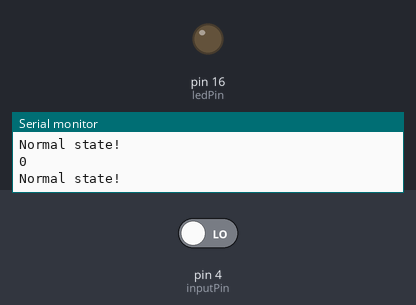
A sketch run on a simulated Arduino Uno, built with avr-gcc and run on an emulated ATmega328P. Parts: output pins drawn as LEDs (lit = HIGH), the last lines printed to the serial monitor. The inputs (shaded band) are chosen by the test bench; at power-on: pin 4 (inputPin) LOW.

Above: at 2.3 s.
2.4 s: pin 4 (inputPin) driven HIGH
At 3.7 s:
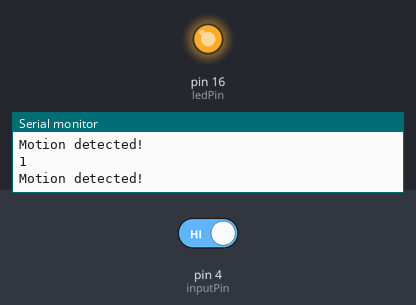
4.0 s: pin 4 (inputPin) driven LOW
At 5.1 s:
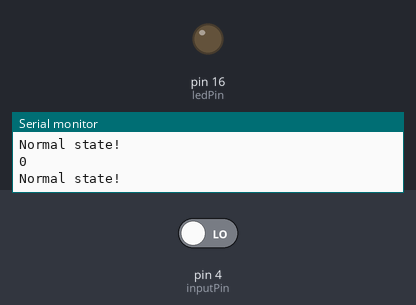
Timing chart, 0 to 7.0 s (numbered marks = the images above; inputs shaded):
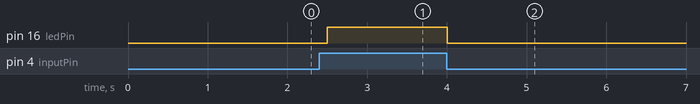

Measured:
- after the input at 2.4 s, pin 16 (ledPin): LOW → HIGH after 0.10 s
- after the input at 4.0 s, pin 16 (ledPin): HIGH → LOW at once

The sketch:

08_HCSR501_PIR_Motion_Led.ino
```cpp
int inputPin = 4;  //GPIO4, 센서 시그널 D2에 연결
int ledPin = 16;    //LED D0에 연결


void setup() {
   pinMode(inputPin, INPUT);
   pinMode(ledPin, OUTPUT);
   Serial.begin(9600);
}

void loop(){
  delay(500);
  int valueRead = 0;
  valueRead = digitalRead(inputPin);

  Serial.println(valueRead);

  if (valueRead == HIGH) {  // 인체 감지시
      digitalWrite(ledPin, HIGH); // LED ON
      Serial.println("Motion detected!");
   }else{
      digitalWrite(ledPin, LOW); // LED OFF
      Serial.println("Normal state!");
   }
}
```
